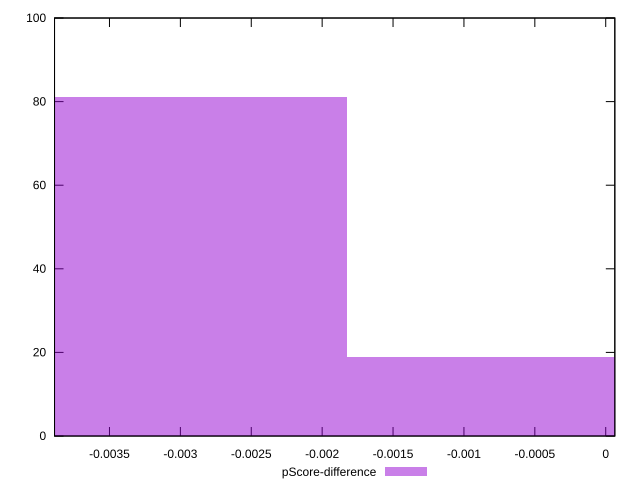

Recreate this plot in gnuplot.
reset

$pScoreDifference <<EOF
-0.003654341234062629 81
0 19
EOF

set key outside below
set boxwidth 0.003654341234062629
set xrange [-0.003887518045901747:0.00006417586681428666]
set yrange [0:100]
set trange [0:100]
set style fill transparent solid 0.5 noborder
set terminal svg size 640, 490 enhanced background rgb 'white'
set output "report_00018_2021-02-10T15-25-16.877Z/cumulative-layout-shift/samples/pages+cached+noadtech+nomedia+nocss/pScore-difference/histogram.svg"

plot $pScoreDifference title "pScore-difference" with boxes

reset
